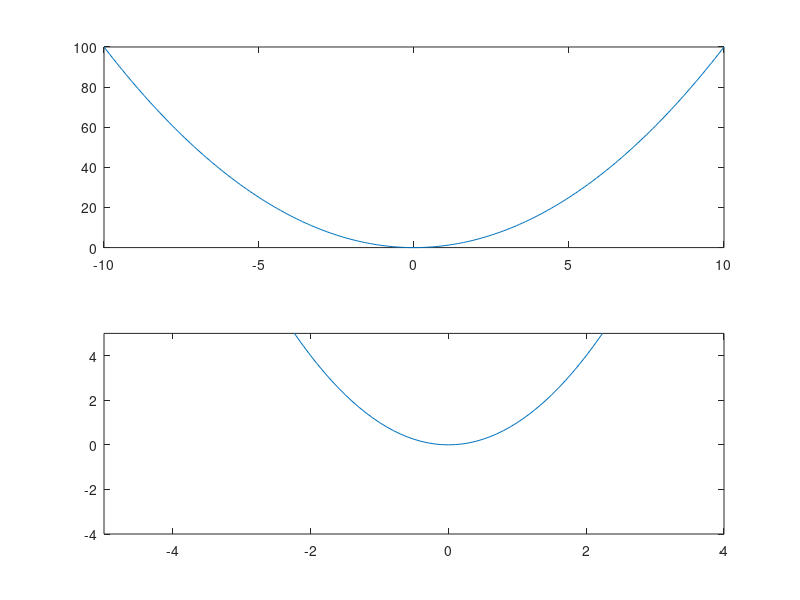

Write MATLAB code to recreate this figure.
n = 10;
t = -n:0.1:n;
y1 = t.^2;
subplot(2,1,1); %definieer eerst een subplot
plot(t,y1);     %teken daarna een normale plot
subplot(2,1,2); %dit is de tweede subplot
plot(t,y1);     %exact dezelfde plot
xlim([-5 4])    %opgegeven x-bereik van de laatste plot
ylim([-4 5])    %opgegeven y-bereik van de laatste plot
